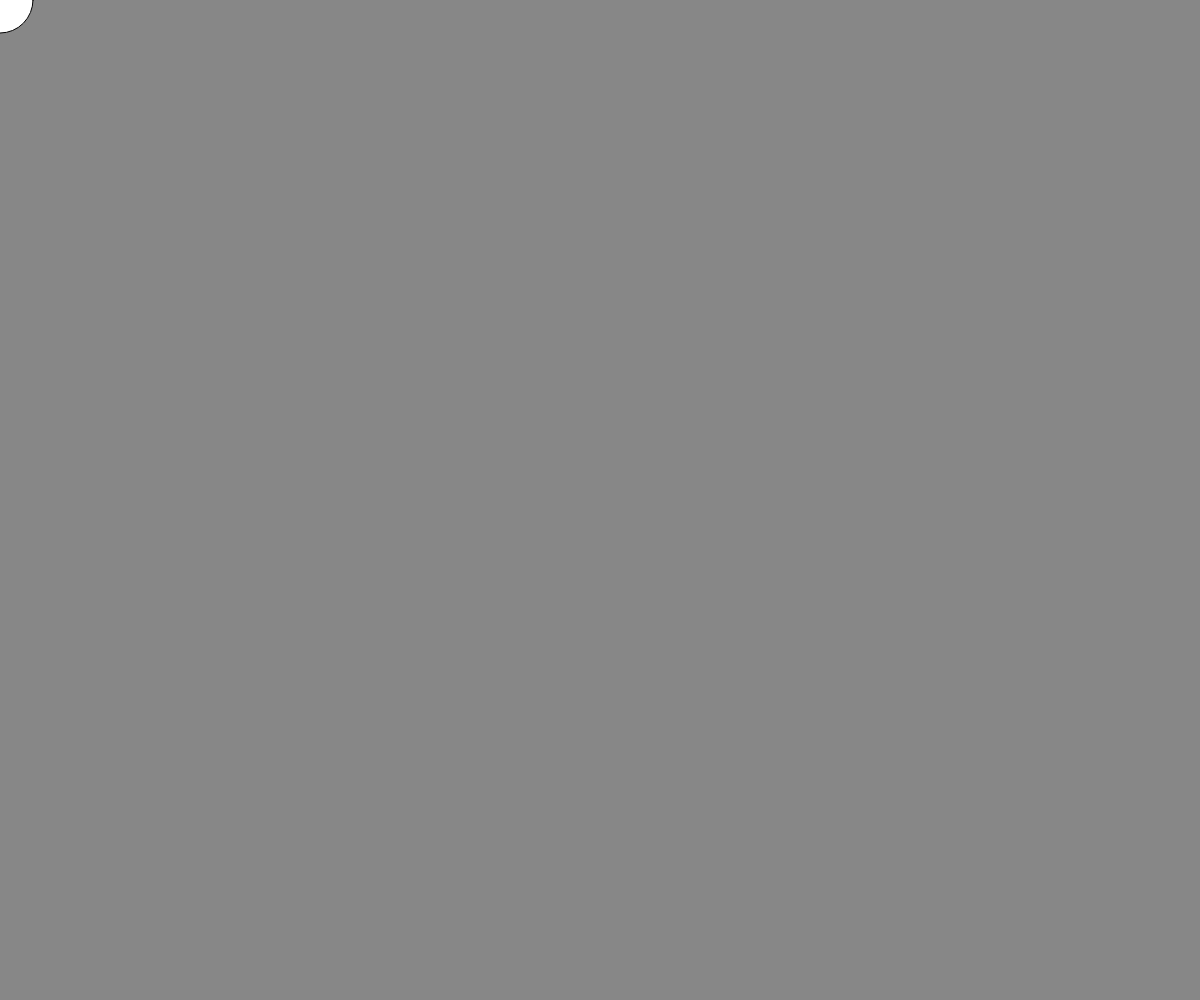
Frame 1 (no input)
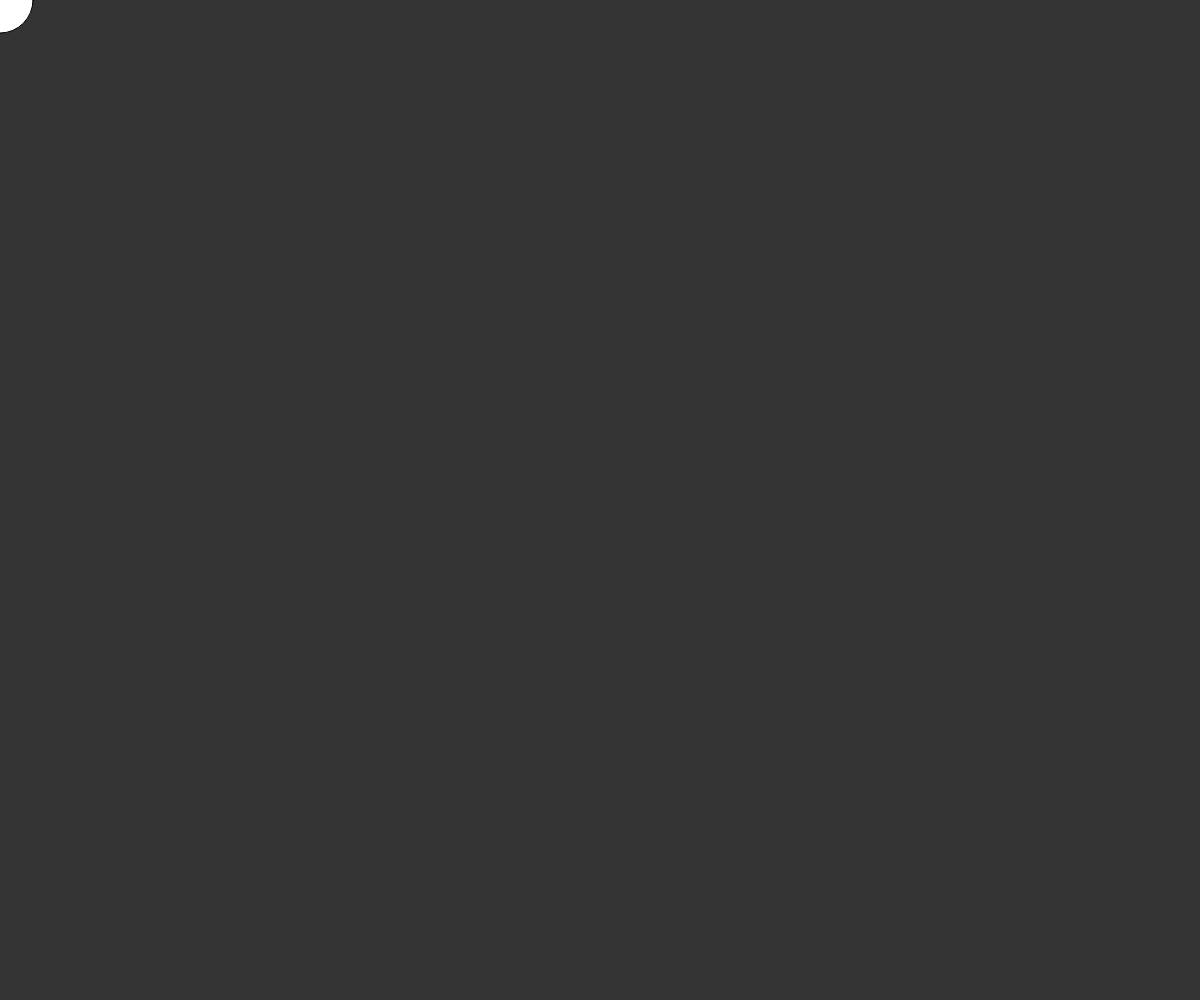
Frame 60 (no input)
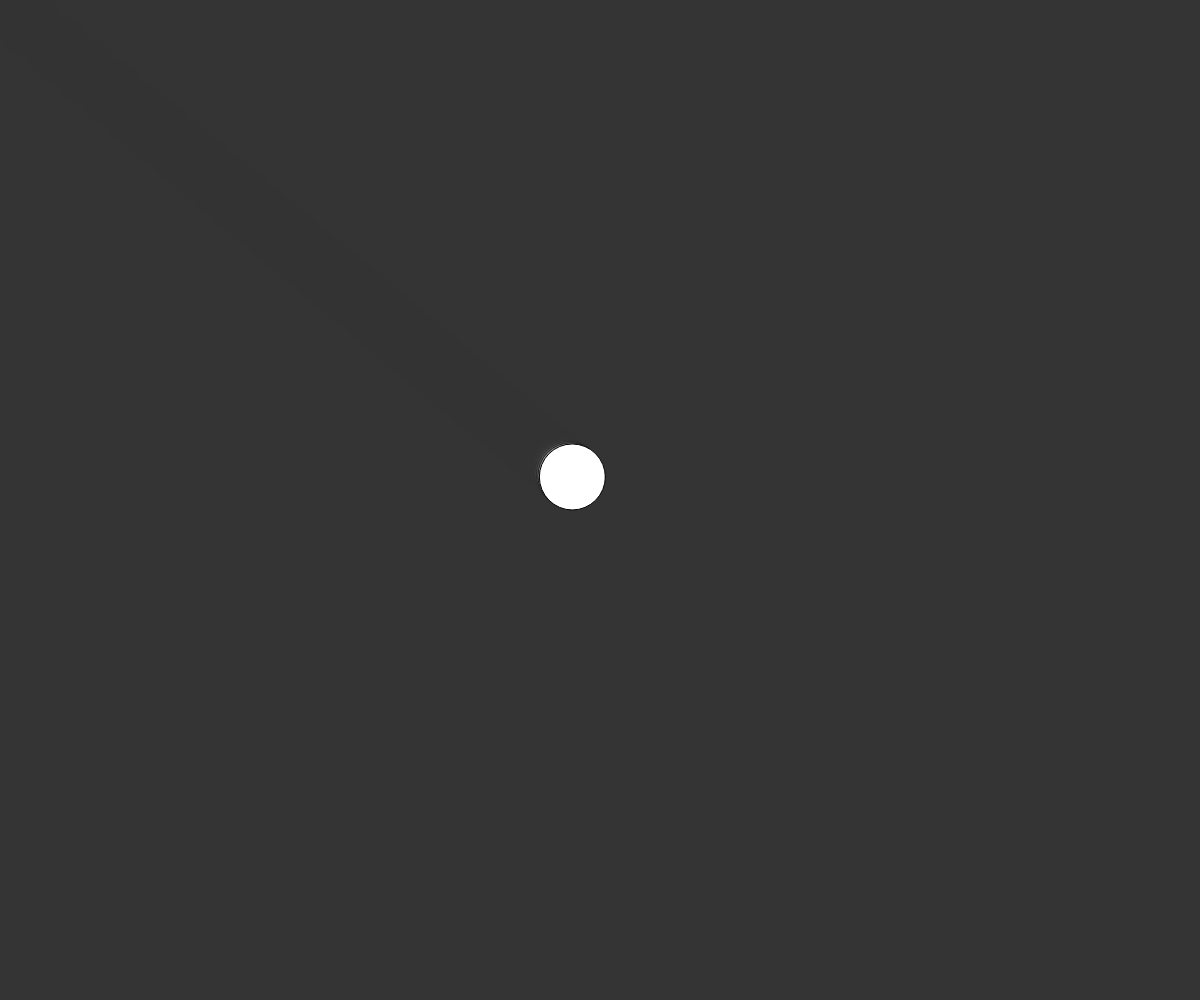
Frame 120 (the mouse pressed at the canvas centre since frame 60)

The p5.js sketch that drew these frames (run headless with seeded random() and noise() and a simulated clock; from frame 60 on, the mouse is pressed at the canvas centre):

// p5.js sketch
// ── sketch.js
// Academy of Art University
// WNM 498 Generative Art & Creative Code
//
// Ryan Berkey
// ryan@rybotron.com
//
// Position easing
// Ported from http://processing.org/examples/easing.html

var myCanvas,
    x = 0,
    y = 0,
   	easing = .05; // Smaller the number the slower the ease

function setup() {
  myCanvas = createCanvas( windowWidth, windowHeight);   
}

function draw() { 
  background(51, 51, 51, 150);
  
  var dx = mouseX- x;
  if( abs(dx) > 1 ) {
    x += dx * easing;
  }

  var dy = mouseY - y;
  if( abs(dy) > 1 ) {
    y += dy * easing;
  }
  
  ellipse(x, y, 66, 66);
}

window.onresize = function(){
  myCanvas.size(windowWidth, windowHeight);
  background(51, 51, 51 );  
}
